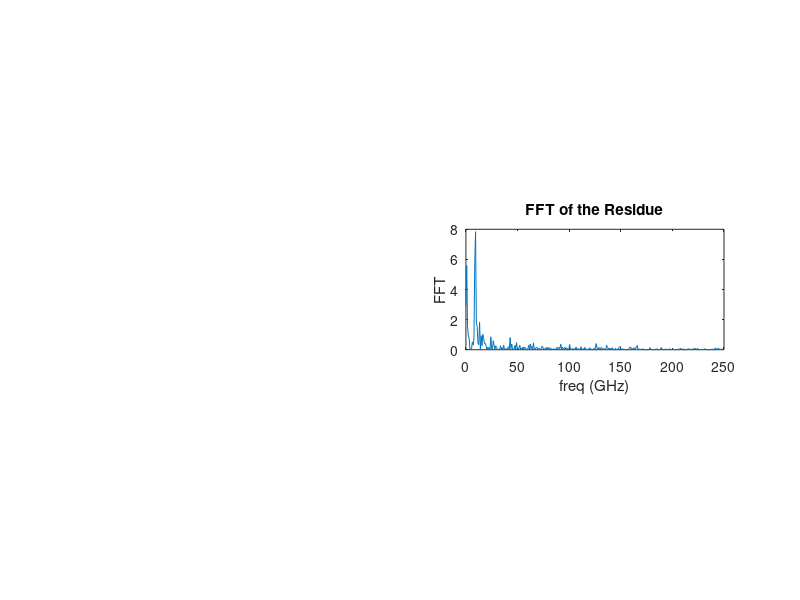

The MATLAB script that drew this image:
clear all

rawdata = importdata('Datos.txt');
t = rawdata(1,:)';
x = rawdata(2,:)';
clear rawdata

%%

N = length(x);
M = round(N*0.75);

X = zeros(N-M,M);

for i=1:M
    for k=1:N-M
        X(k,i)=x(i+k);
    end
end
clear i k

%%

XX = X * X';
[U, D] = eig(XX);
d = eig(XX);

for i = 1:length(d)
    hey = U(1,i);
    hello = U(:,i);
    U(:,i) = hello/hey;
end
clear hello hey

%%

nsignificant = 4;

F = zeros(nsignificant);

for j=length(d)-nsignificant+1:length(d)
%for j=1:size(D,1)
  F(j,j)=1/sqrt(d(j));% 1 overlambda
end
    
%%

V=X'*U*F;
xvector=x(1:N-M);
A=V*F'*U'*xvector;

%%

c(1)=1;
for i=1:length(A)
    c(i+1)=-A(i);
end
r=roots(c);
s=sort(r); % sorted from smallest to largest absolute value
l=rank(D);

%%

for i=1:length(s)
    ss(i)=s(length(s)-i+1);    
end
ss = ss'; % sorted from largest to smallest absolute value

%%

dtime = 1;

for j=1:l
 
    b(j)=log(abs(ss(j)))/dtime;
    w(j)=angle(ss(j))/dtime;

end

%%

[P,I]=sort(w);
Z=b(I);

%%

Nzeros=0;
for j=1:l
    if w(j)==0
        Nzeros=Nzeros+1;
    end
end

for i=1:round((l-Nzeros)/2+Nzeros)
    WW(i)=abs(P(i));
    BBB(i)=(Z(i));  
end

%%

Npos=0;
for j=1:length(BBB);
    if BBB(j)>=0
        Npos=Npos+1;
    end
end

[B1,J]=sort(BBB);
W1=WW(J);

for i=1:length(B1)
    B2(i)=B1(length(B1)-i+1);
    W2(i)=W1(length(B1)-i+1);
end

for j=1:Npos
    W(j)=W2(j);
    B(j)=B2(j);
end   

%%

% LS for amplitudes and phases

% setup matrices

for i=1:N
    for j=1:length(W);
        Xbar(i,2*j-1)=exp(-B(j)*(i-1)*dtime)*cos(W(j)*(i-1)*dtime);
        Xbar(i,2*j)=-exp(-B(j)*(i-1)*dtime)*sin(W(j)*(i-1)*dtime);
    end
end


%%

XXbar = Xbar*Xbar';
[Ubar,Dbar] = eig(XXbar);
dbar = eig(XXbar);

%%

n1=1:length(dbar);
%figure
%plot(n1,dbar,'o')

%n11=input('number of points lambda');

n11=rank(XXbar);
Fbar=zeros(n11);
for j=length(dbar)-n11+1:length(dbar)

  Fbar(j,j)=1/sqrt(dbar(j));% 1 overlambda
    end


Vbar=Xbar'*Ubar*Fbar;


%least-squares

AA=Vbar*Fbar'*Ubar'*x;

%%

for i=1:length(W)

     if AA(2*i-1)==0 & AA(2*i)==0
           C(i)=0;fi(i)=0;
     elseif AA(2*i-1)==0
            fi(i)=sign(AA(2*i))*pi/2;
             C(i)=abs(AA(2*i));
     elseif AA(2*i)==0
             fi(i)=(1-sign(AA(2*i-1)))*pi/2;
             C(i)=abs(AA(2*i-1));
        else
   fi(i)=atan2(AA(2*i),AA(2*i-1));
 
    C(i)=sqrt(AA(2*i)^2+AA(2*i-1)^2);
    end
    end

%%

for i=1:length(W)
   %if W(i)<40
      yy(:,i)=C(i).*exp(-B(i).*t).*cos(W(i).*t+fi(i));
   %else
   %      yy(:,i)=0*t;
   %end
end

yy = yy';
Y = sum(yy);
Chi2=sum((Y-x').^2)/N

%%

% up to here the programm, ahead calculations to evaluate if the fit is good enough

%calculation of the residue for evaluating the fit

residue=x'-Y;

%FFt of the residue

%Y1 = fft(residue,4096);
Y1=fft(residue);
NN=length(Y1);
Pyy= Y1.*conj(Y1)/(NN-1);
frequ = 1/(t(2)-t(1))/NN*(0:((NN/2)-1))*100/3*30;%in GHz
FFTResidue=Pyy(1:NN/2);
frequ=frequ';
%figure;
subplot(3,2,4);
plot(frequ,Pyy(1:NN/2));title('FFT of the Residue');xlabel('freq (GHz)');ylabel('FFT');
